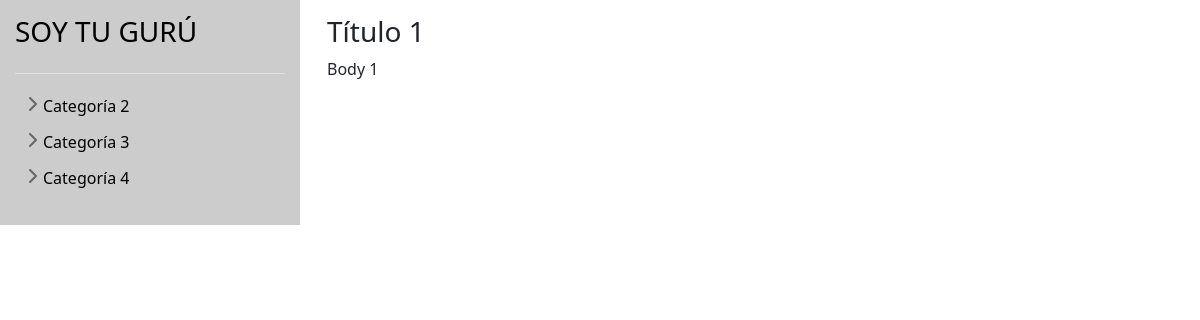
/, run on an earlier commit of the app's database.
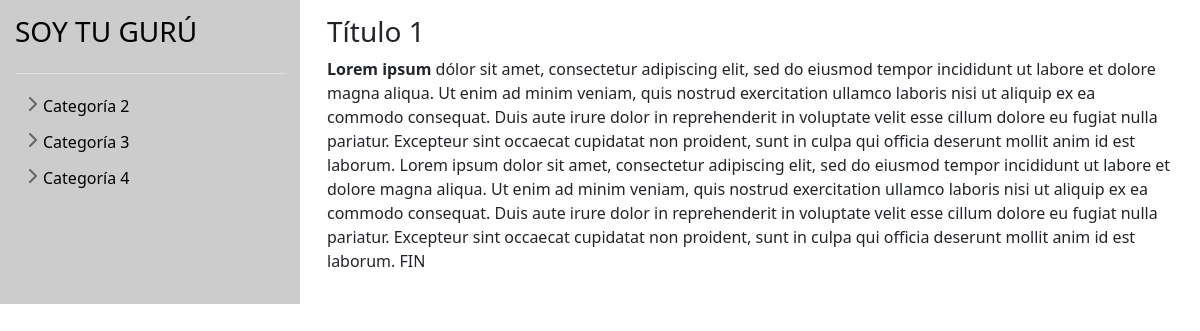
And on a later commit of the database.
### tables this page shows
CREATE TABLE posts (id INTEGER PRIMARY KEY, id_category INTEGER, title VARCHAR, body VARCHAR, slug VARCHAR UNIQUE);

### index.php (the view, shortened to what this page needs)
<?php
include("header.php");
include("db.php");
$slug = $_SERVER['REQUEST_URI'];
$slug = str_replace("<","",$slug);
$slug = str_replace(">","",$slug);
$slug = str_replace("script","",$slug);
$slug = str_replace("DELETE","",$slug);
$slug = str_replace("INSERT","",$slug);
$slug = str_replace("UPDATE","",$slug);
$slug = str_replace("?","",$slug);
$slug = str_replace("&","",$slug);
$slug = str_replace("shell","",$slug);
$slug = str_replace("wget","",$slug);
$slug = str_replace("cgi","",$slug);
$slug = strip_tags($slug);
$slug = filter_var ($slug, FILTER_SANITIZE_STRING);
$postLastSlash = strrpos($slug, '/', 0);
$slug = substr($slug,$postLastSlash + 1);
?>
<div class="container" style="max-width:100%;">
    <div class="row">
        <div class="col-md-3" style="padding: 15px; background:#ccc; ">
            <a href="index.php"
                class="d-flex align-items-center pb-3 mb-3 link-body-emphasis text-decoration-none border-bottom">
                <span>
                    <h3>SOY TU GURÚ</h3>
                </span>
            </a>
            <ul class="list-unstyled ps-0">
                <?php
                $res = $db->query("SELECT * FROM categories WHERE id > 1 ORDER BY title");
                $i = 0;
                while ($row = $res->fetchArray()) {
                    ?>
                    <li class="mb-1">
                        <button class="btn btn-toggle d-inline-flex align-items-baseline rounded border-0"
                            data-bs-toggle="collapse" data-bs-target="#home-collapse-<?php echo $i; ?>"
                            aria-expanded="false">
                            <?php
                            echo $row['title'];
                            ?>
                        </button>
                    </li>
                    <?php
                    $i++;
                }
                ?>
            </ul>
        </div>
        <div class="col-md-9" style="">
            <?php
            if ($slug == "" || $slug == "index.php" ) {
                $resViewPost = $db->query("SELECT * FROM posts WHERE id = 1");
                while ($rowPost = $resViewPost->fetchArray()) {
                    echo "<div style='padding:15px'>";
                    echo "<h3>" . $rowPost['title'] . "</h3>";
                    echo "<p>" . $rowPost['body'] . "</p>";
                    echo "</div>";
                }
            }
            ?>
        </div>
    </div>
</div>
<?php
include("footer.php");
?>
</body>

What changed in the data, as far as the page shows it:
changed posts "Título 1": body "Body 1" → "Lorem ipsum dólor sit amet, consectetur adipiscing elit, sed do eiusmod tempor incididunt ut labore et dolore magna aliqua. Ut enim ad minim veniam, quis nostrud exercitation ullamco laboris nisi ut aliquip ex ea commodo consequat. Duis aute irure dolor in reprehenderit in voluptate velit esse cillum dolore eu fugiat nulla pariatur. Excepteur sint occaecat cupidatat non proident, sunt in culpa qui officia deserunt mollit anim id est laborum. Lorem ipsum dolor sit amet, consectetur adipiscing elit, sed do eiusmod tempor incididunt ut labore et dolore magna aliqua. Ut enim ad minim veniam, quis nostrud exercitation ullamco laboris nisi ut aliquip ex ea commodo consequat. Duis aute irure dolor…"
